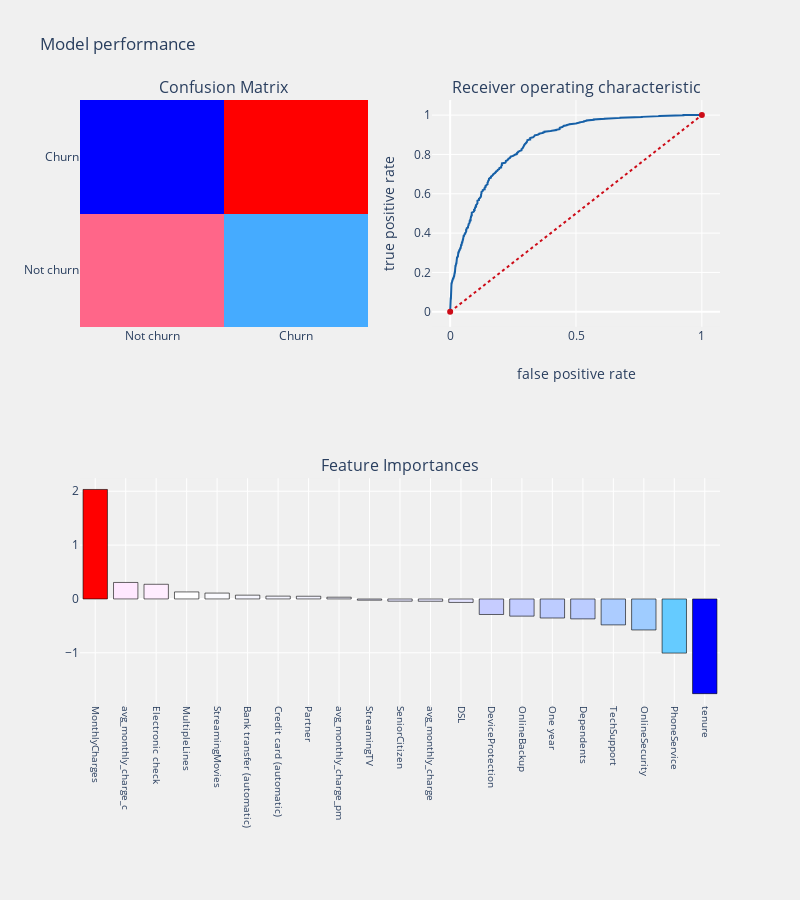

The notebook cell this image was saved under:
### Code cell
logit_smote = LogisticRegression(C=0.7, class_weight=None, dual=False, fit_intercept=True,
                                intercept_scaling=1, max_iter=100, multi_class='ovr', n_jobs=-1,
                                penalty='l2', random_state=None, solver='liblinear', tol=0.001,
                                verbose=0, warm_start=False)
predictions1 = telecom_churn_prediction(logit_smote, os_smote_train_x, os_smote_test_x, os_smote_train_y, os_smote_test_y, cols, "coefficients", threshold_plot=True)

### Figure 1 — Plotly figure (JSON) as saved in the notebook; plotly's stock layout.template omitted (floating-point values rounded to 4 significant figures; data arrays with more than 128 entries replaced by an {"elided": "..."} marker saying what was removed)
{"data": [{"colorscale": [[0, "rgb(0,0,255)"], [0.1, "rgb(51,153,255)"], [0.2, "rgb(102,204,255)"], [0.3, "rgb(153,204,255)"], [0.4, "rgb(204,204,255)"], [0.5, "rgb(255,255,255)"], [0.6, "rgb(255,204,255)"], [0.7, "rgb(255,153,255)"], [0.8, "rgb(255,102,204)"], [0.9, "rgb(255,102,102)"], [1, "rgb(255,0,0)"]], "name": "matrix", "showscale": false, "type": "heatmap", "x": ["Not churn", "Churn"], "xaxis": "x", "y": ["Not churn", "Churn"], "yaxis": "y", "z": [[968, 359], [247, 1080]]}, {"line": {"color": "rgb(22, 96, 167)", "width": 2}, "name": "Roc : 0.7716654107008291", "type": "scatter", "x": {"elided": "802 float values"}, "xaxis": "x2", "y": {"elided": "802 float values"}, "yaxis": "y2"}, {"line": {"color": "rgb(205, 12, 24)", "dash": "dot", "width": 2}, "type": "scatter", "x": [0, 1], "xaxis": "x2", "y": [0, 1], "yaxis": "y2"}, {"marker": {"color": [2.033, 0.3061, 0.2722, 0.1306, 0.109, 0.07045, 0.05236, 0.05037, 0.03262, -0.02279, -0.04112, -0.04293, -0.06466, -0.2884, -0.3187, -0.3539, -0.3697, -0.4818, -0.5756, -1.005, -1.758], "colorscale": [[0, "rgb(0,0,255)"], [0.1, "rgb(51,153,255)"], [0.2, "rgb(102,204,255)"], [0.3, "rgb(153,204,255)"], [0.4, "rgb(204,204,255)"], [0.5, "rgb(255,255,255)"], [0.6, "rgb(255,204,255)"], [0.7, "rgb(255,153,255)"], [0.8, "rgb(255,102,204)"], [0.9, "rgb(255,102,102)"], [1, "rgb(255,0,0)"]], "line": {"color": "black", "width": 0.6}}, "name": "coefficients", "type": "bar", "x": ["MonthlyCharges", "avg_monthly_charge_c", "Electronic check", "MultipleLines", "StreamingMovies", "Bank transfer (automatic)", "Credit card (automatic)", "Partner", "avg_monthly_charge_pm", "StreamingTV", "SeniorCitizen", "avg_monthly_charge", "DSL", "DeviceProtection", "OnlineBackup", "One year", "Dependents", "TechSupport", "OnlineSecurity", "PhoneService", "tenure"], "xaxis": "x3", "y": [2.033, 0.3061, 0.2722, 0.1306, 0.109, 0.07045, 0.05236, 0.05037, 0.03262, -0.02279, -0.04112, -0.04293, -0.06466, -0.2884, -0.3187, -0.3539, -0.3697, -0.4818, -0.5756, -1.005, -1.758], "yaxis": "y3"}], "layout": {"annotations": [{"font": {"size": 16}, "showarrow": false, "text": "Confusion Matrix", "x": 0.225, "xanchor": "center", "xref": "paper", "y": 1, "yanchor": "bottom", "yref": "paper"}, {"font": {"size": 16}, "showarrow": false, "text": "Receiver operating characteristic", "x": 0.775, "xanchor": "center", "xref": "paper", "y": 1, "yanchor": "bottom", "yref": "paper"}, {"font": {"size": 16}, "showarrow": false, "text": "Feature Importances", "x": 0.5, "xanchor": "center", "xref": "paper", "y": 0.375, "yanchor": "bottom", "yref": "paper"}], "autosize": false, "height": 900, "margin": {"b": 195}, "paper_bgcolor": "rgba(240,240,240, 0.95)", "plot_bgcolor": "rgba(240,240,240, 0.95)", "showlegend": false, "title": {"text": "Model performance"}, "width": 800, "xaxis": {"anchor": "y", "domain": [0, 0.45]}, "xaxis2": {"anchor": "y2", "domain": [0.55, 1], "title": {"text": "false positive rate"}}, "xaxis3": {"anchor": "y3", "domain": [0, 1], "showgrid": true, "tickangle": 90, "tickfont": {"size": 10}}, "yaxis": {"anchor": "x", "domain": [0.625, 1]}, "yaxis2": {"anchor": "x2", "domain": [0.625, 1], "title": {"text": "true positive rate"}}, "yaxis3": {"anchor": "x3", "domain": [0, 0.375]}}}
